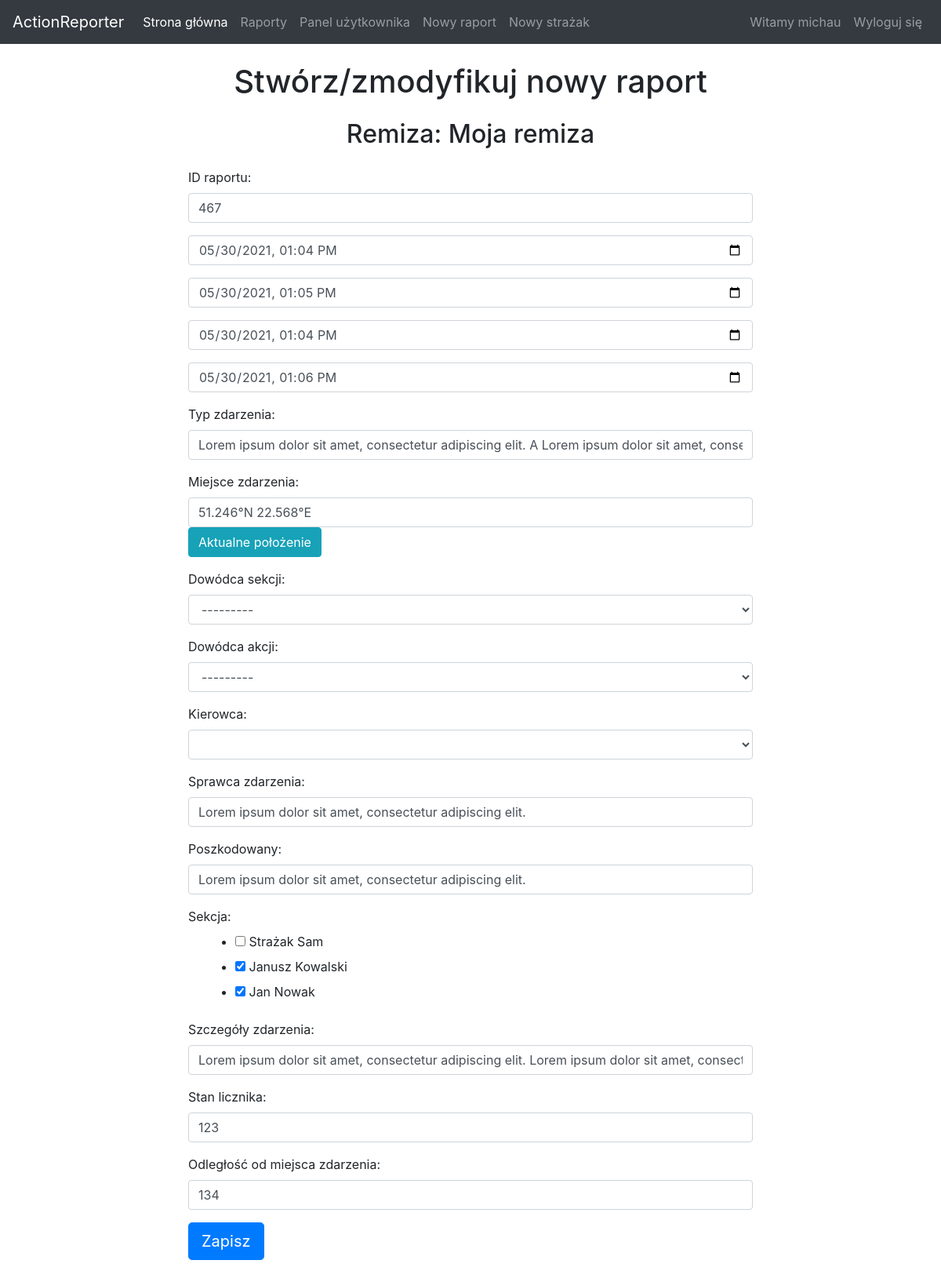
Page /reports/23/edit/ (signed in) on the earlier database version.
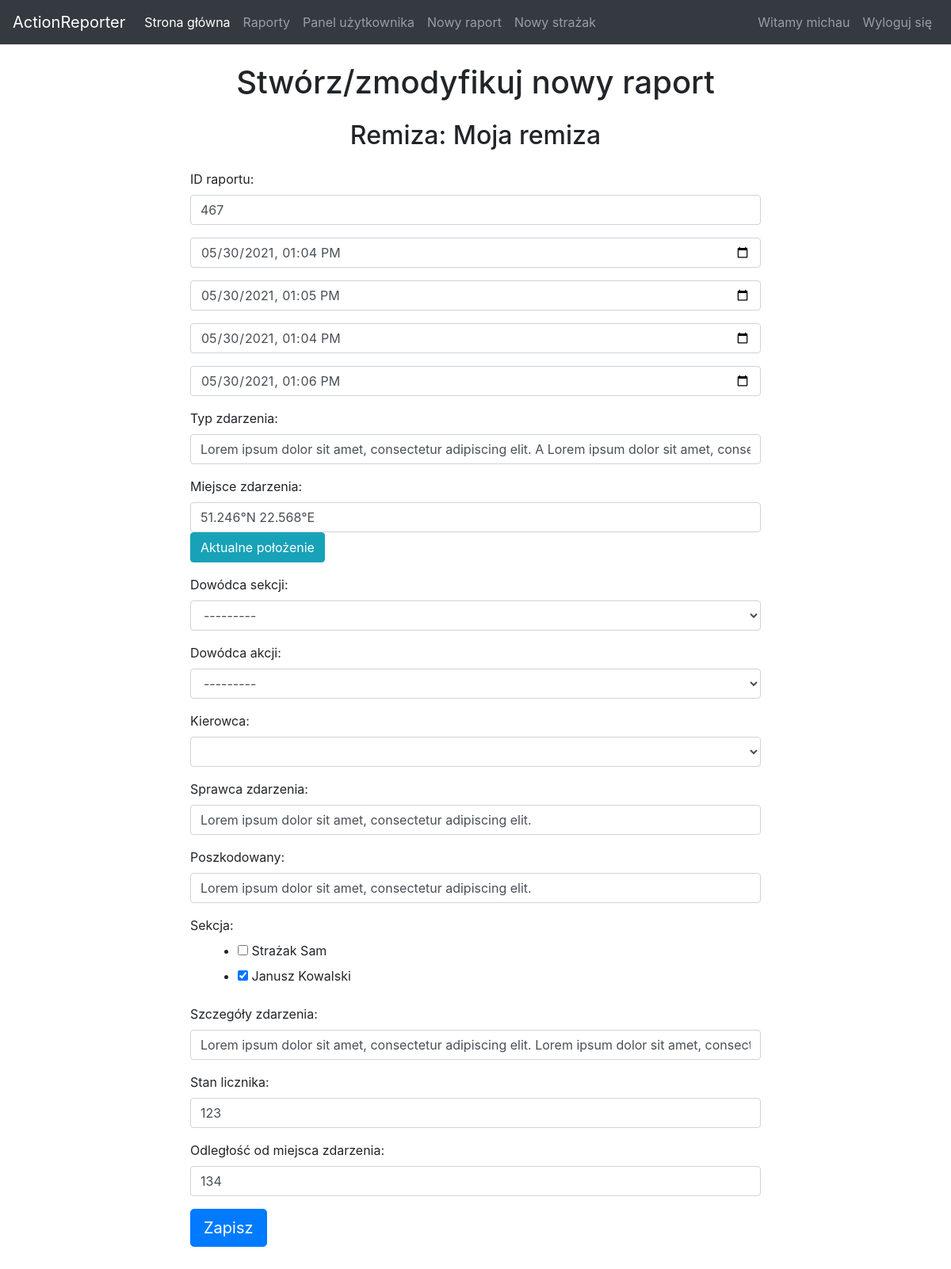
Same page on the later database version.
### reporter/models.py (models this page shows, shortened)
class Report(models.Model):
    id = models.AutoField(primary_key=True)
    stationid = models.TextField(default="")
    reportid = models.TextField(default="")
    departureTime = models.DateTimeField(default=datetime.datetime.now())
    arrivalTime = models.DateTimeField(default=datetime.datetime.now())
    actionEndTime = models.DateTimeField(default=datetime.datetime.now())
    fireStationArrivalTime = models.DateTimeField(default=datetime.datetime.now())
    incidentType = models.TextField(default="")
    incidentPlace = models.TextField(default="")
    sectionCommander = models.TextField(default="")
    actionCommander = models.TextField(default="")
    driver = models.TextField(default="")
    perpetrator = models.TextField(default="")
    victim = models.TextField(default="")
    section = models.TextField(default="")
    details = models.TextField(default="")
    odometer = models.TextField(default="")
    distance = models.TextField(default="")
    isLocked = models.BooleanField(default=False)

### reporter/views.py (the view)
# urls.py: path('reports/<pk>/edit/', views.modify_report, name='modify-report'),
@login_required
def modify_report(request, pk):
    report = getReport(pk)
    firestation = getFirestation(report.stationid)
    firestations = getUserFirestations(request.user)
    if firestation not in firestations:
        return render(request, "information.html",
                      {'message': "Dostęp zabroniony", 'return_button': True})
    if request.method == "POST":
        form = ReportForm(request.POST)
        if form.is_valid():
            cd = form.cleaned_data
            section = ""
            for val in cd['section']:
                section += str(val) + ","
            section = section[:-1]
            Report.objects.filter(pk=pk).update(
                stationid=firestation.stationid,
                reportid=cd['reportid'],
                departureTime=cd['departureTime'],
                arrivalTime=cd['arrivalTime'],
                actionEndTime=cd['actionEndTime'],
                fireStationArrivalTime=cd['fireStationArrivalTime'],
                incidentType=cd['incidentType'],
                incidentPlace=cd['incidentPlace'],
                sectionCommander=str(cd['sectionCommander']),
                actionCommander=str(cd['actionCommander']),
                driver=str(cd['driver']),
                perpetrator=cd['perpetrator'],
                victim=cd['victim'],
                section=section,
                details=cd['details'],
                odometer=cd['odometer'],
                distance=cd['distance'],
                isLocked=False
            )
            return render(request, "information.html",
                          {'message': "Pomyślnie zmodyfikowano raport", 'return_button': True})
    else:
        section = getFirestationSection(firestation.stationid)
        sectionCommanders = section.filter(isSectionCommander=True)
        actionCommanders = section.filter(isActionCommander=True)
        drivers = section.filter(isDriver=True)
        previousSection = report.section.split(",")
        selectedSection = []
        for firefighter in section:
            if str(firefighter) in previousSection:
                selectedSection.append(firefighter)
        form = ReportForm(initial={
            'reportid': report.reportid,
            'departureTime': report.departureTime,
            'arrivalTime': report.arrivalTime,
            'actionEndTime': report.actionEndTime,
            'fireStationArrivalTime': report.fireStationArrivalTime,
            'incidentType': report.incidentType,
            'incidentPlace': report.incidentPlace,
            'sectionCommander': sectionCommanders,
            'actionCommander': actionCommanders,
            'driver': drivers,
            'perpetrator': report.perpetrator,
            'victim': report.victim,
            'section': report.section,
            'details': report.details,
            'odometer': report.odometer,
            'distance': int(report.distance)
        })
        form.fields['driver'].queryset = drivers
        form.fields['actionCommander'].queryset = actionCommanders
        form.fields['sectionCommander'].queryset = sectionCommanders
        form.fields['section'].queryset = section
    return render(request, 'modify_report.html', {'form': form, 'fireStation': firestation, 'report': report,
                                                  'departureTime': report.departureTime.strftime("%Y-%m-%dT%H:%M"),
                                                  'arrivalTime': report.arrivalTime.strftime("%Y-%m-%dT%H:%M"),
                                                  'actionEndTime': report.actionEndTime.strftime("%Y-%m-%dT%H:%M"),
                                                  'fireStationArrivalTime': report.fireStationArrivalTime.strftime(
                                                      "%Y-%m-%dT%H:%M"),
                                                  'driver': report.driver,
                                                  'sectionCommander': report.sectionCommander,
                                                  'actionCommander': report.actionCommander,
                                                  'section': report.section})

### reporter/models.py (called while the page is built)
    def __str__(self):
        return self.firstName + " " + self.lastName

### reporter/views.py (called while the page is built)
def getUserFirestations(user):
    return Firestation.objects.filter(
        stationid__in=FirestationMember.objects.filter(memberid=user).values("stationid"))

def getFirestation(id):
    return Firestation.objects.filter(stationid=id).first()

def getFirestationSection(station):
    return Firefighter.objects.filter(stationid=station)

def getReport(id):
    return get_object_or_404(Report, pk=id)

### reporter/templates/modify_report.html (shortened to what this page needs)
{% extends 'index.html' %}
{% block content %}
{% load widget_tweaks %}
    <h1 style="margin:2%; text-align: center">Stwórz/zmodyfikuj nowy raport</h1>
    <h2 style="margin:2%; text-align: center">Remiza: {{ fireStation.stationName }}</h2>
<form method="post" novalidate style="width:60%;margin-left: 20%; margin-bottom: 100px;">
  {% for field in form.visible_fields %}
    <div class="form-group">
    {% if field.field.widget.input_type == "checkbox" %}
              {{ field.label_tag }}
        <div class="form-check">
        {% render_field field  %}
        </div>
    {% elif field.field.widget.input_type == "datetime-local" %}
        {% render_field field class="form-control" %}
    {% else %}
        {{ field.label_tag }}
        {% render_field field class="form-control" %}
    {% endif %}
    </div>
  {% endfor %}
  <button type="submit" class="btn btn-primary btn-lg">Zapisz</button>
</form>
{% endblock %}

Differences in the rows shown:
changed Report "Lorem ipsum dolor sit amet, consectetur adipiscing elit.": section "☐ ☑ ☑" → "☐ ☑"
Other differences:
text no longer shown: "Strażak Sam Janusz Kowalski Jan Nowak"
text now shown: "Strażak Sam Janusz Kowalski"
